Frame 1 (no input): blank canvas, image omitted
Frame 60 (the mouse pressed at the canvas centre just before this capture): blank canvas, image omitted
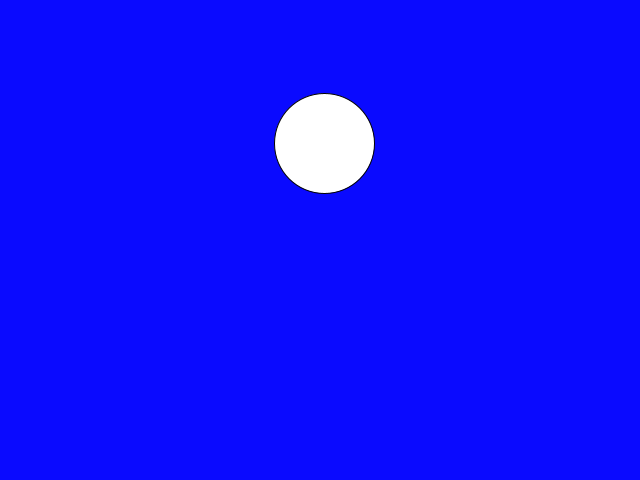
Frame 120 (the mouse held since frame 60 and released just before this capture)

The Processing sketch whose frames 1 and 60 were blank and that drew this single picture after the mouse press (run headless with seeded random() and noise(); from frame 60 on, the mouse is pressed at the canvas centre):

// Processing sketch: globos
// ── globos.pde
class Globo
{
  float x, y,vx,vy;
  Globo (float _x, float _y)
  {
   x=_x;
   y=_y; 
   vx=random(-0.25,0.25);
   vy=random(-2,-0.5);
  }

  void update()
  {
    y+=vy;
    x+=vx;
  }

  void dibujate()
  {
      ellipse(x,y,100,100);
  }
  
}

ArrayList<Globo> globos;


void setup()
{
  size(640,480);
  globos = new ArrayList<Globo>();  
}

void draw()
{
  background(10,10,300);
  for(int i=0;i<globos.size();i++)
  {
    globos.get(i).update();
    globos.get(i).dibujate();
  }
}

void mousePressed()
{
  globos.add(new Globo(mouseX,mouseY));
}
